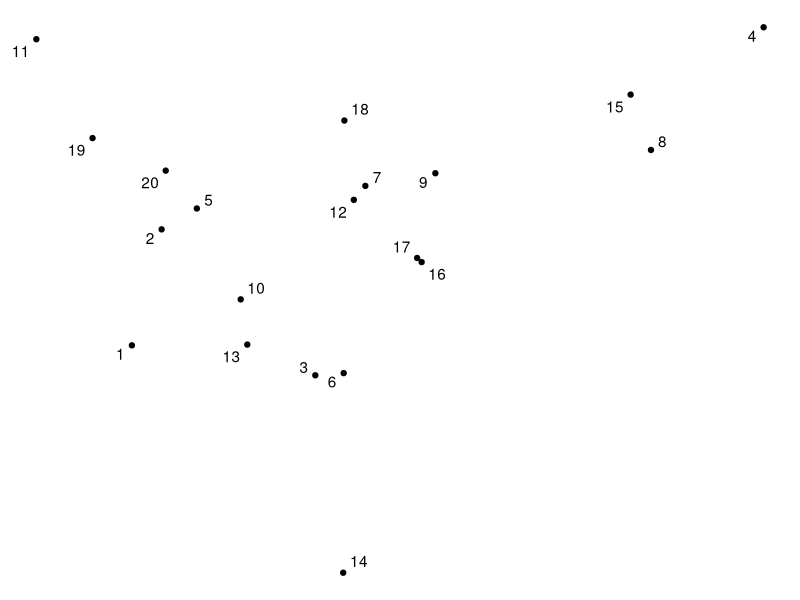

The R script that drew this image: (Note: this script raises an error after producing the figure.)
### Checking the impact of the linkage method

install.packages(c("MASS", "ggplot2", "ggrepel"))

library(MASS)
library(ggplot2)
library(ggrepel)

N<-20
mu <- c(0,0)
sigma <- matrix(nrow=2,c(1,0,0,1))
set.seed(1)
example <- data.frame(mvrnorm(N, mu = mu, Sigma = sigma ))

ggplot(example, aes(x = X1, y = X2)) +
  geom_point() +
  geom_text_repel(label = rownames(example)) +
  theme_void()

distances <- round(dist(example), 1)
similarities <- round(1 - dist(example)/max(dist(example)), 1)

# dendr <- hclust(dist(example), method = "single")
plot(dendr)
colcluster <- cutree(dendr, 5)
ggplot(example, aes(x = X1, y = X2)) +
  geom_point(col = colcluster, size = 5) +
  geom_text_repel(label = rownames(example)) +
  theme_void()
